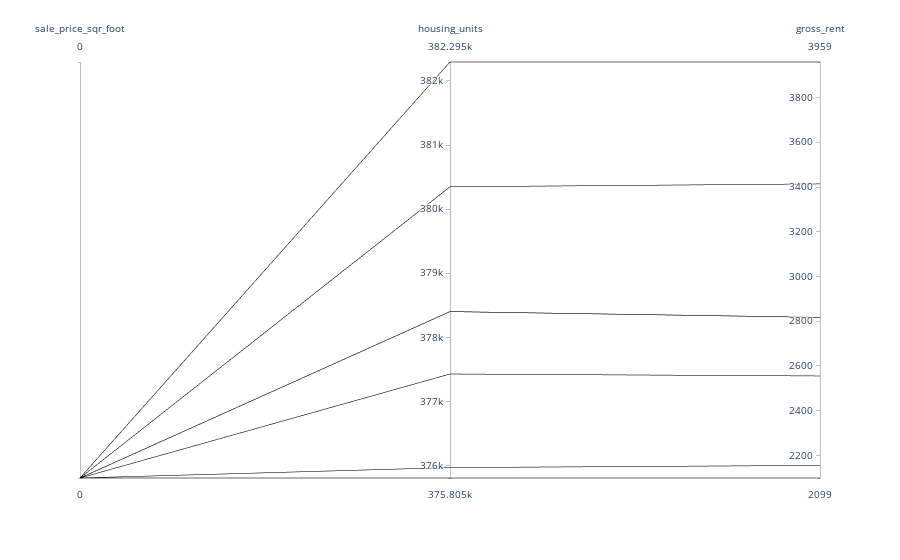

Notebook code for this chart:
### Markdown cell above
## Parallel Coordinates and Parallel Categories Analysis

In this section, you will use plotly express to create parallel coordinates and parallel categories visualizations so that investors can interactively filter and explore various factors related to the sales price of the neighborhoods. 

Using the DataFrame of Average values per neighborhood (calculated above), create the following visualizations:
1. Create a Parallel Coordinates Plot
2. Create a Parallel Categories Plot

### Code cell
# Parallel Coordinates Plot
px.parallel_coordinates(top_10_expensive, color='sale_price_sqr_foot')

### Figure 1 — Plotly figure (JSON) as saved in the notebook; plotly's stock layout.template omitted (floating-point values rounded to 4 significant figures)
{"data": [{"dimensions": [{"label": "sale_price_sqr_foot", "values": [null, null, null, null, null, null, null, null, null, null]}, {"label": "housing_units", "values": [377400.0, 380348, 376000.0, 378401, 382295, 378401, 378401, 378401, 378401, 375805]}, {"label": "gross_rent", "values": [2555.0, 3414, 2155.0, 2817.0, 3959, 2817.0, 2817.0, 2817.0, 2817.0, 2099]}], "domain": {"x": [0, 1], "y": [0, 1]}, "line": {"color": [null, null, null, null, null, null, null, null, null, null], "coloraxis": "coloraxis"}, "name": "", "type": "parcoords"}], "layout": {"coloraxis": {"colorbar": {"title": {"text": "sale_price_sqr_foot"}}, "colorscale": [[0, "#0d0887"], [0.1111, "#46039f"], [0.2222, "#7201a8"], [0.3333, "#9c179e"], [0.4444, "#bd3786"], [0.5556, "#d8576b"], [0.6667, "#ed7953"], [0.7778, "#fb9f3a"], [0.8889, "#fdca26"], [1, "#f0f921"]]}, "legend": {"tracegroupgap": 0}, "margin": {"t": 60}}}
